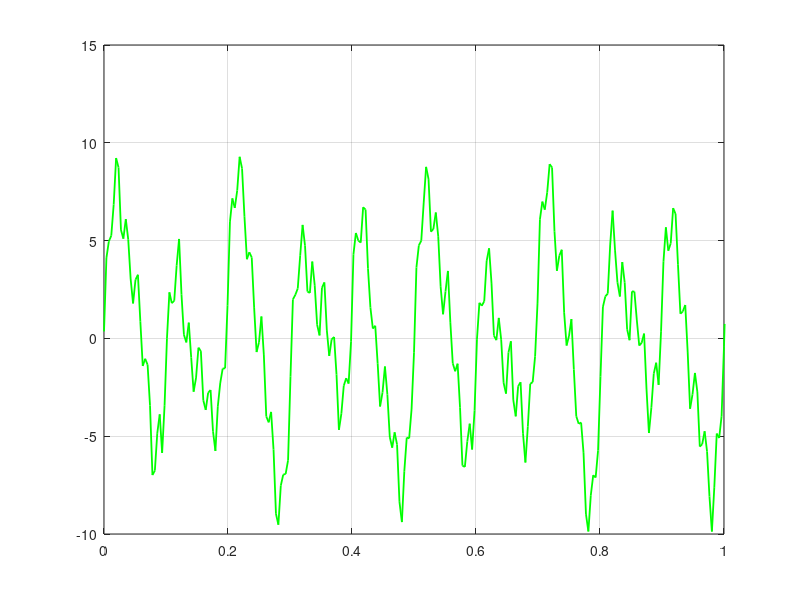

Recreate this plot in MATLAB. (Note: this script raises an error after producing the figure.)
%% DEMO 1: Full EEG processing pipeline

addpath("/Users/sanjaysaha/Projects/matlab-tutorials/lecture_10/data/")

load("pipeline_eeg.mat")

%% Check the data
fprintf("Loaded %d channels, %d samples, sampling freq = %d Hz\n", ...
    size(data,1), ...
    size(data,2), ...
    fs)


%% Pick one channel to work with
ch_idx = 2;
raw = data(ch_idx, :);
fprintf("Working with channel: %s\n", ch_names{ch_idx})


figure;
plot(time, raw, 'g', 'LineWidth', 1.3);
xlim([0 1]);
grid on;


%% Let's look at the raw spectrum -- FFT, Spectrum analysis (manual)
[f_raw, amp_raw] = get_spectrum(raw, fs);

figure;
subplot(2, 1, 1);
plot(time, raw, 'g', 'LineWidth', 1.3);
xlabel('Time (s)');
ylabel('Amp');
title_1 = sprintf("Raw Signal: Channel %s - time domain", ch_names{ch_idx});
title(title_1);
xlim([0 1]);
grid on;

subplot(2, 1, 2);
plot(f_raw, amp_raw, 'w', 'LineWidth', 1.3);
xlim([0 80]);
xlabel('Freq');
ylabel('Amp');
title("Raw Spectrum");
grid on;


%% Filtering -- Notch -- remove 60 hz line noise
nyquist = double(fs) / 2.0;
window = [59 61];
[b_notch, a_notch] = butter(4, window/nyquist, "stop");  % co-efficient
notched = filtfilt(b_notch, a_notch, raw);  % notched signal - time domain

[f_notched, amp_notched] = get_spectrum(notched, fs);


figure;
subplot(2, 2, 1);
plot(time, raw, 'g', 'LineWidth', 1.3);
xlabel('Time (s)');
ylabel('Amp');
title_1 = sprintf("Raw Signal: Channel %s - time domain", ch_names{ch_idx});
title(title_1);
xlim([0 1]);
grid on;

subplot(2, 2, 2);
plot(f_raw, amp_raw, 'w', 'LineWidth', 1.3);
xlim([0 80]);
xlabel('Freq');
ylabel('Amp');
title("Raw Spectrum");
grid on;


subplot(2, 2, 3);
plot(time, notched, 'magenta', 'LineWidth', 1.3);
xlabel('Time (s)');
ylabel('Amp');
title_1 = sprintf("NOTCHED Signal: Channel %s - time domain", ch_names{ch_idx});
title(title_1);
xlim([0 1]);
grid on;

subplot(2, 2, 4);
plot(f_notched, amp_notched, 'Color', [0.9, 0.9, 0.9], 'LineWidth', 1.3);
xlim([0 80]);
xlabel('Freq');
ylabel('Amp');
title("NOTCHED Spectrum");
grid on;



%% Filtering -- Bandpass filter -- keep only alpha freq (8-13 Hz)
nyquist = double(fs) / 2.0;
window = [8 13];
[b_bp, a_bp] = butter(4, window/nyquist, "bandpass");  % co-efficient
bp_signal = filtfilt(b_bp, a_bp, notched);  % notched signal - time domain

[f_bp, amp_bp] = get_spectrum(bp_signal, fs);


figure;
subplot(2, 2, 1);
plot(time, raw, 'g', 'LineWidth', 1.3);
xlabel('Time (s)');
ylabel('Amp');
title_1 = sprintf("Raw Signal: Channel %s - time domain", ch_names{ch_idx});
title(title_1);
xlim([0 1]);
grid on;

subplot(2, 2, 2);
plot(f_raw, amp_raw, 'w', 'LineWidth', 1.3);
xlim([0 80]);
xlabel('Freq');
ylabel('Amp');
title("Raw Spectrum");
grid on;


subplot(2, 2, 3);
plot(time, bp_signal, 'cyan', 'LineWidth', 1.3);
xlabel('Time (s)');
ylabel('Amp');
title_1 = sprintf("NOTCHED >> BANDPASS Signal: Ch %s - time domain", ch_names{ch_idx});
title(title_1);
xlim([0 1]);
grid on;

subplot(2, 2, 4);
plot(f_bp, amp_bp, 'Color', [0.9, 0.9, 0.9], 'LineWidth', 1.3);
xlim([0 80]);
xlabel('Freq');
ylabel('Amp');
title("NOTCHED >> BANDPASS Spectrum");
grid on;



%% SAME THING as above -- but using clean_eeg
cleaned_signal = clean_eeg(raw, fs, 8, 13);

figure;
plot(time, bp_signal); hold on;
plot(time, cleaned_signal, 'r--');
legend("Step by step", "clean\_eeg function");
title("Verification -- comparison of step-by-step and clean\_eeg function");



%% Clean all channels
cleaned_data = zeros(size(data));
for ch = 1:size(data, 1)
    cleaned_data(ch,:) = clean_eeg(data(ch,:), fs, 8, 13);
end

figure;
offset = 15;
for ch = 1:size(data, 1)
    plot(time, cleaned_data(ch,:) + (ch-1)*offset); hold on;
end
yticks((0:7)*offset);
yticklabels(ch_names);
xlabel('Time (s)');
title('All 8 Channels — Alpha Band (8–13 Hz)');

fprintf('\nPipeline complete!\n');
fprintf('Summary: load → notch (60 Hz) → bandpass (8–13 Hz) → verify with spectrum\n');
